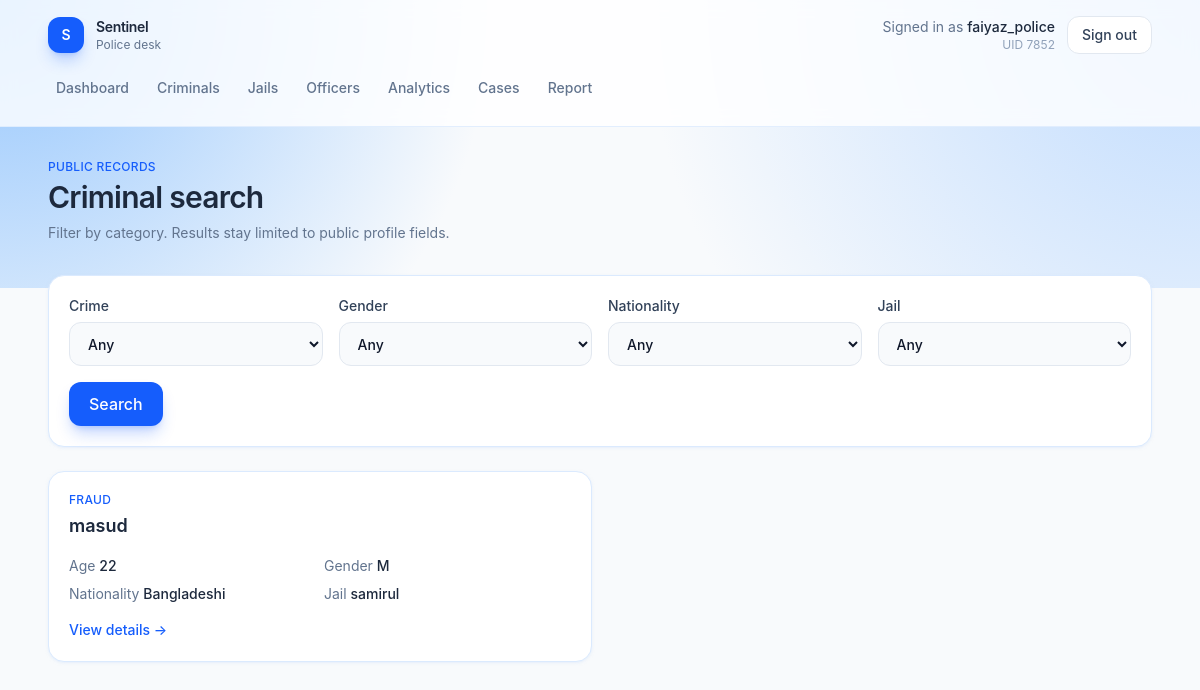
Page /search (signed in) on the earlier database version.
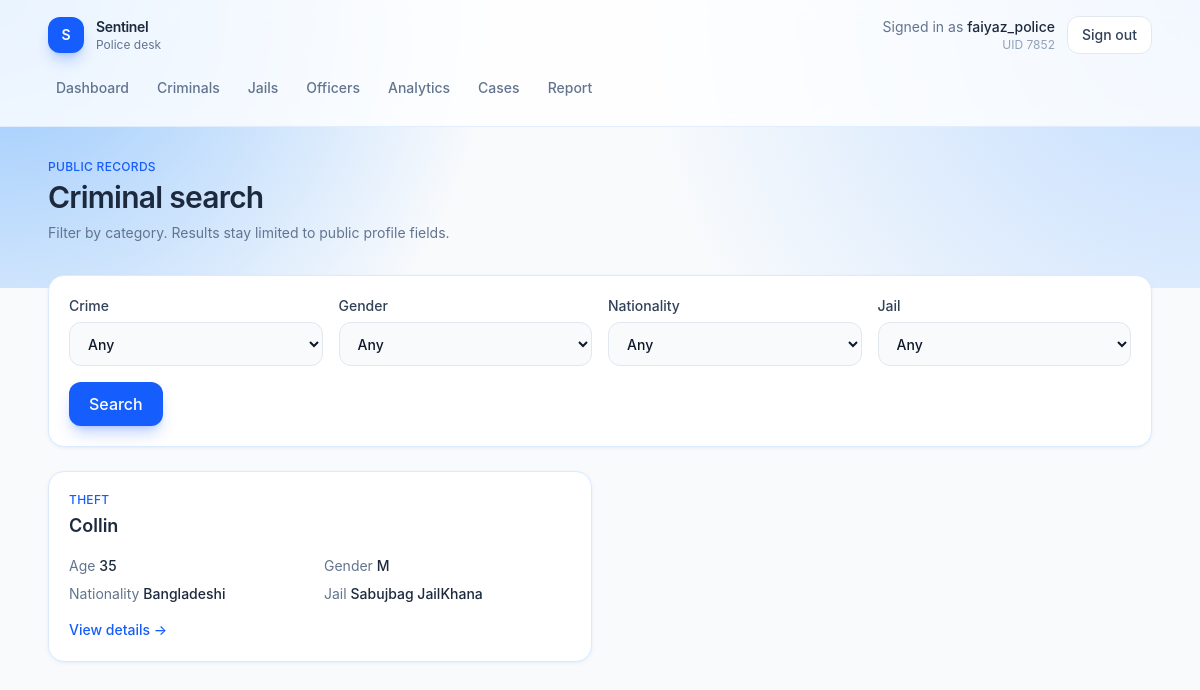
Same page on the later database version.
### tables this page shows
CREATE TABLE Criminal (
    CID INTEGER PRIMARY KEY,
    Name TEXT NOT NULL,
    Age INTEGER,
    Crime TEXT,
    Height REAL,
    Gender TEXT,
    Nationality TEXT,
    JID INTEGER,
    time_sentenced TEXT,
    FOREIGN KEY (JID) REFERENCES Jail(JID)
);

CREATE TABLE Jail (
    JID INTEGER PRIMARY KEY,
    Name TEXT NOT NULL,
    Location TEXT,
    Capacity INTEGER
);

### app.py (the view)
@app.route("/search" , methods=["GET"])
def search_criminals():
    if not check_login():
                return redirect("/login")
    db = get_db()
    crimes = db.execute("SELECT DISTINCT Crime FROM CRIMINAL").fetchall()
    genders = db.execute("SELECT DISTINCT Gender FROM CRIMINAL").fetchall()
    nationalities = db.execute("SELECT DISTINCT Nationality FROM CRIMINAL").fetchall()
    jail = db.execute("SELECT * FROM JAIL").fetchall()
    crime = request.args.get("crime") or ""
    gender = request.args.get("gender") or ""
    nationality = request.args.get("nationality") or ""
    jail_id = request.args.get("jail_id") or ""
    query = "SELECT c.*, j.Name as jail_name FROM CRIMINAL c LEFT JOIN JAIL j ON c.JID = j.JID where 1=1"
    params = []
    if crime:
        query += " AND c.Crime = ?"
        params.append(crime)
    if gender:
        query += " AND c.Gender = ?"
        params.append(gender)
    if nationality:
        query += " AND c.Nationality = ?"
        params.append(nationality)
    if jail_id:
        query += " AND c.JID = ?"
        params.append(jail_id)
    criminals = db.execute(query, params).fetchall()
    filters = {
            "crime": crimes,
            "gender": genders,
            "nationality": nationalities,
            "jail_id": jail_id
        }
    return render_template("search.html", results=criminals, jails=jail, crimes=crimes, genders=genders, nationalities=nationalities, filters=filters)

### app.py (called while the page is built)
def get_db():
    if "db" not in g:
        g.db = sqlite3.connect(app.config["DATABASE"])
        g.db.row_factory = sqlite3.Row
    return g.db

def check_login():
    if session.get("loggedin_UID") is None:
        return False
    return True

@app.context_processor
def inject_current_user():
    uid = session.get("loggedin_UID")
    if not uid:
        return {"user_name": "Guest"}
    name = session.get("name")
    if not name:
        db = get_db()
        row = db.execute("SELECT name FROM USER WHERE UID = ?", (uid,)).fetchone()
        name = row["name"] if row else "Guest"
        session["name"] = name
    return {"user_name": name}

@app.after_request
def disable_cache(response):
    response.headers["Cache-Control"] = "no-store, no-cache, must-revalidate, max-age=0"
    response.headers["Pragma"] = "no-cache"
    response.headers["Expires"] = "0"
    return response

### templates/search.html (shortened to what the changed rows need)
{% extends "app.html" %}
{% set filters = filters if filters is defined else {"crime": "", "gender": "", "nationality": "", "jail_id": ""} %}
{% set crimes = crimes if crimes is defined else ["Theft", "Fraud", "Assault", "Robbery", "Drug offense", "Other"] %}
{% set nationalities = nationalities if nationalities is defined else ["Bangladeshi", "Other"] %}
{% set jails = jails if jails is defined else [{"JID": 1, "Name": "Dhaka Central Jail"}, {"JID": 2, "Name": "Kashimpur Central Jail"}] %}
{% set results = results if results is defined else [
    {"CID": 101, "Name": "Karim Uddin", "Age": 31, "Crime": "Theft", "Gender": "M", "Nationality": "Bangladeshi", "jail_name": "Dhaka Central Jail"},
    {"CID": 103, "Name": "Faruk Hossain", "Age": 42, "Crime": "Robbery", "Gender": "M", "Nationality": "Bangladeshi", "jail_name": "Dhaka Central Jail"},
] %}
{% block page %}
<div class="mb-8">
    <h1 class="mt-1 text-3xl font-semibold tracking-tight text-slate-800">Criminal search</h1>
</div>
<section class="mt-6 grid gap-4 sm:grid-cols-2">
    {% if results %}
        {% for person in results %}
        <article class="rounded-2xl border border-blue-100 bg-white p-5 shadow-sm shadow-blue-100/50">
            <p class="text-xs font-medium uppercase tracking-wide text-blue-600">{{ person.Crime or "Unspecified" }}</p>
            <h2 class="mt-1 text-lg font-semibold text-slate-800">{{ person.Name }}</h2>
            <dl class="mt-4 grid grid-cols-2 gap-2 text-sm text-slate-500">
                <div>Age <span class="font-medium text-slate-800">{{ person.Age or "—" }}</span></div>
                <div>Gender <span class="font-medium text-slate-800">{{ person.Gender or "—" }}</span></div>
                <div>Nationality <span class="font-medium text-slate-800">{{ person.Nationality or "—" }}</span></div>
                <div>Jail <span class="font-medium text-slate-800">{{ person.jail_name or "—" }}</span></div>
            </dl>
            <a href="{{ url_for('criminal_detail', cid=person.CID) }}" class="mt-4 inline-flex text-sm font-medium text-blue-600 hover:text-blue-700">View details →</a>
        </article>
        {% endfor %}
    {% else %}
    <article class="rounded-2xl border border-blue-100 bg-white px-5 py-10 text-center text-sm text-slate-500 sm:col-span-2">
        No matching public records.
    </article>
    {% endif %}
</section>
{% endblock %}

Differences in the rows shown:
changed Criminal "Bangladeshi": Crime "FRAUD" → "THEFT"; Name "masud" → "Collin"; Age "22" → "35"; Name "samirul" → "Sabujbag JailKhana"
